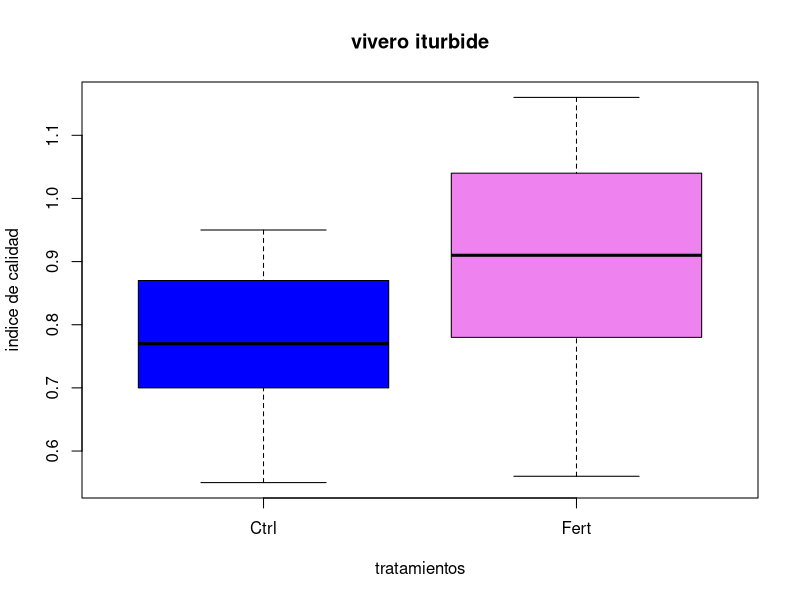
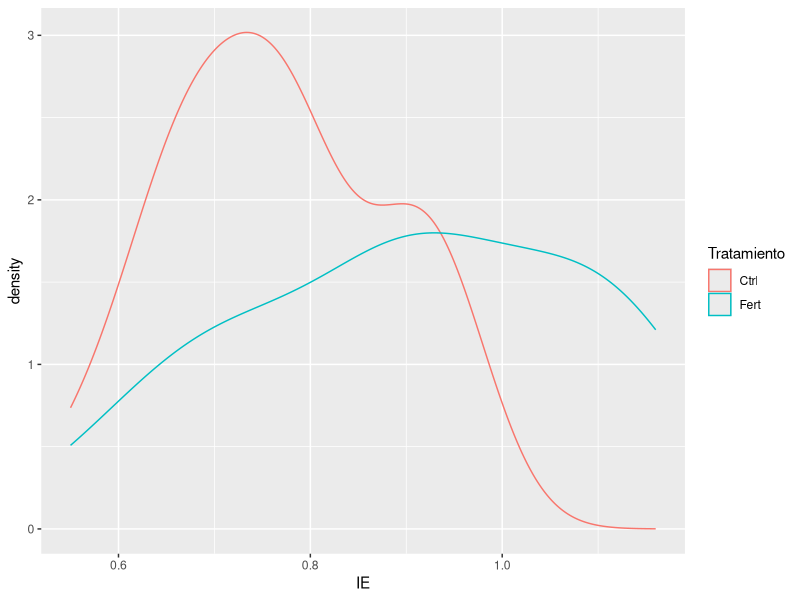
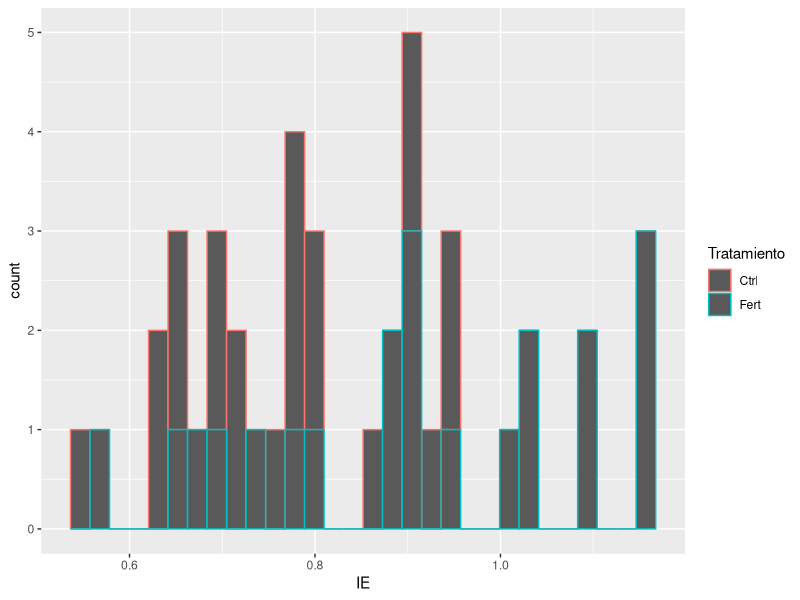

These figures' R source, in order:
# pruebas de t
# caso de muestra independiente
# MAGT
# 27/08/2025
  
# importar datos indice de calidad
calidad <- read.csv("calidad_planta.csv", header = T )

calidad$Tratamiento <- as.factor(calidad$Tratamiento)

colores <- c("blue", "violet")
boxplot(calidad$IE ~ calidad$Tratamiento,
        col= colores,
        xlab = "tratamientos",
        ylab = "indice de calidad",
        ylin=c(0.4,1.2),
        main="vivero iturbide")

# estadistica descriptiva
# tapply sirve para obtener un valor cuando contamos con dos grupos

tapply(calidad$IE, calidad$Tratamiento, mean)
tapply(calidad$IE, calidad$Tratamiento, var)
 
# revisa el comportamiento de los datos
 
library("ggplot2")

ggplot(calidad, aes(x=IE, color=Tratamiento))+
  geom_density()

ggplot(calidad, aes(x=IE, color=Tratamiento))+
  geom_histogram()